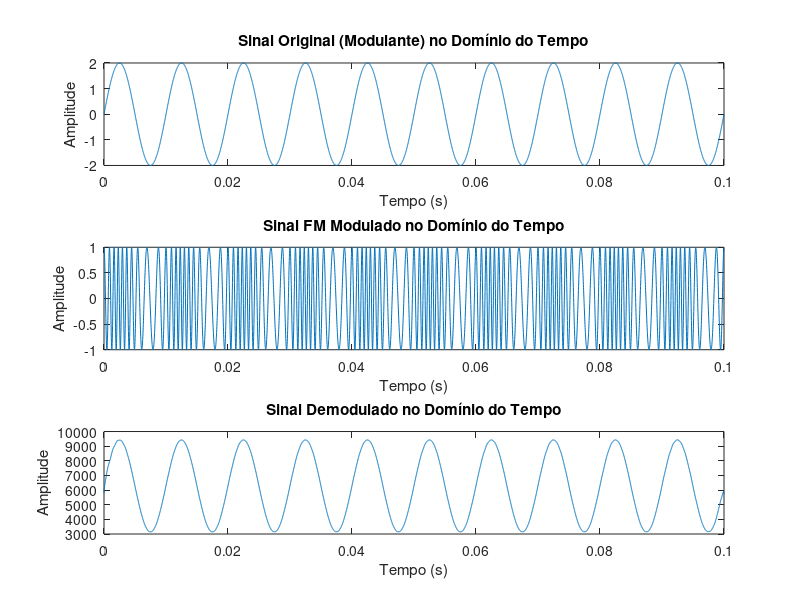
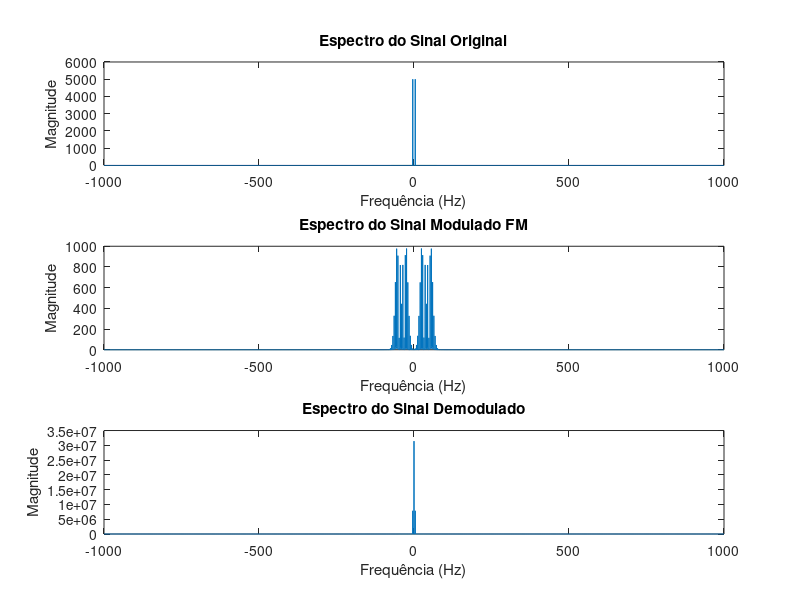

Recreate these plots in MATLAB, in order.
pkg load signal;
pkg load communications;


fc = 1e3; % frequencia da portadora
Tc = 1/fc; % perido da onda portadora
KF = 5*pi*100; %500*pi -> beta=5  pois fm=100
Ac = 1; %amplitude da portadora

Ts = Tc/50; %intervalo de amostragem
t = 0:Ts:100*Tc; % intervalo de tempo dos sinais

fm = 100; %frequencia do sinal de informacao (sinal modulante)
Am=2; %amplitude do sinal de informacao (sinal modulante)
m = Am*sin(2*pi*fm*t); % sinal de informação senoidal

beta= (KF*Am)/(2*pi*fm); %indice de modulacao
bw=2*(beta+1)*fm; % Largura de banda - Carson

%Integrando o sinal de informacao - Método do Trapézio
intm = zeros(size(t));
for k = 2:length(t)
    intm(k) = intm(k-1) + 0.5*Ts*(m(k-1) + m(k));
end

%Portadora
c = Ac*cos(2*pi*fc*t);

theta = 2*pi*fc*t + KF*intm; %angulo
fi = diff(theta)/(Ts*2*pi); %frequencia instantanea

sFM = Ac*cos(theta); %Sinal FM


% Processo de Demodulação FM

hilbert_t = hilbert(sFM); % Transformada de Hilbert para obter a fase instantânea
instantaneous_phase = unwrap(angle(hilbert_t)); % Desfase do sinal para recuperar a fase
demodulated_signal = diff(instantaneous_phase) / Ts; % Derivada para obter o sinal demodulado
demodulated_signal = [demodulated_signal, demodulated_signal(end)]; % Ajuste de tamanho



% Plots

figure;
subplot(3, 1, 1);
plot(t, m);
title('Sinal Original (Modulante) no Domínio do Tempo');
xlabel('Tempo (s)');
ylabel('Amplitude');

subplot(3, 1, 2);
plot(t, sFM);
title('Sinal FM Modulado no Domínio do Tempo');
xlabel('Tempo (s)');
ylabel('Amplitude');

subplot(3, 1, 3);
plot(t, demodulated_signal);
title('Sinal Demodulado no Domínio do Tempo');
xlabel('Tempo (s)');
ylabel('Amplitude');

% Análise no domínio da frequência

figure;
subplot(3, 1, 1);
M_f = abs(fftshift(fft(m)));
freq = linspace(-fc, fc, length(M_f));
plot(freq, M_f);
title('Espectro do Sinal Original');
xlabel('Frequência (Hz)');
ylabel('Magnitude');


subplot(3, 1, 2);
SFM_f = abs(fftshift(fft(sFM)));
plot(freq, SFM_f);
title('Espectro do Sinal Modulado FM');
xlabel('Frequência (Hz)');
ylabel('Magnitude');


subplot(3, 1, 3);
Demod_f = abs(fftshift(fft(demodulated_signal)));
plot(freq, Demod_f);
title('Espectro do Sinal Demodulado');
xlabel('Frequência (Hz)');
ylabel('Magnitude');
